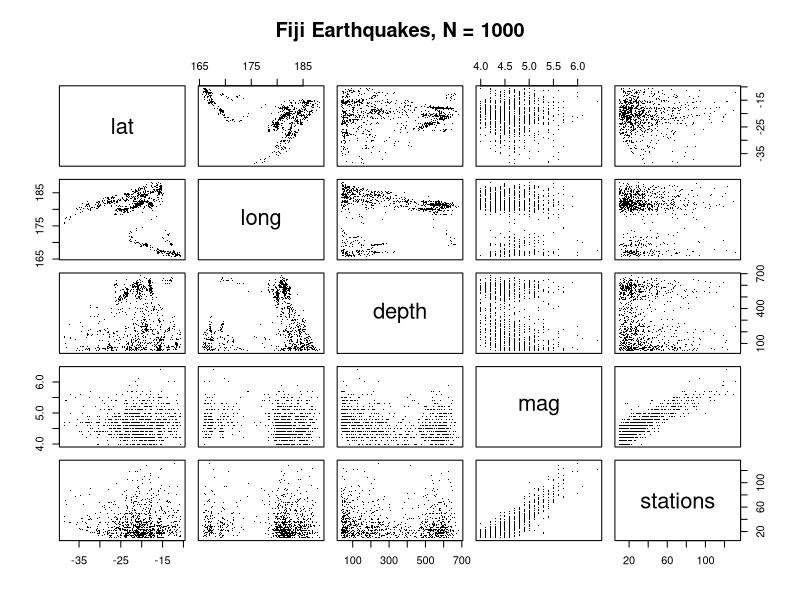
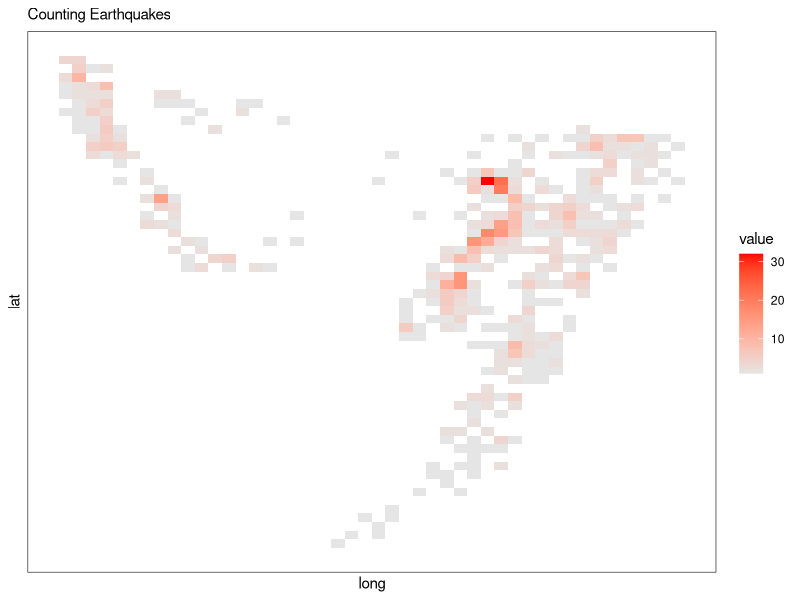

Write the R code that produced these figures, in order.
## Transform Data: crete grid-cells, as well as count events, average covariates and create
##                 nodes indicating neighbooring relationship...

data(quakes)
quakes
# A data frame with 1000 observations on 5 variables.
# 
# [,1]	lat	numeric	Latitude of event
# [,2]	long	numeric	Longitude
# [,3]	depth	numeric	Depth (km)
# [,4]	mag	numeric	Richter Magnitude
# [,5]	stations	numeric	Number of stations reporting

require(graphics)
pairs(quakes, main = "Fiji Earthquakes, N = 1000", cex.main = 1.2, pch = ".")

summary(quakes)

a = seq(-39, -10.5, by = 0.5)     # grid for latitude
b = seq(165.5, 188.5 , by = 0.5)  # grid for longitude
 
n_a = length(a)     # number of latitude grid
n_b = length(b)     # number of longitude grid

N = n_a * n_b   # number of nodes

Y = matrix(0,n_a, n_b) # matrix with counts of earthquakes
Xd = Y                 # matrix with sum of depths for giving region (i,j)
Xm = Y                 # matrix with sum of magnitudes for giving region (i,j)
Xs = Y                 # matrix with sum of stations for giving region (i,j)
#y = array(0, N)       # array with counts of earthquakes

for (i in 1:(n_a-1)) {
  for (j in 1:(n_b-1)) {
    for (k in 1:1000) {
      if (quakes$lat[k]>=a[i] & quakes$lat[k]<a[i+1] & quakes$long[k]>=b[j] & quakes$long[k]<b[j+1]) {
        Y[i,j] = Y[i,j] + 1
        Xd[i,j] = Xd[i,j] + quakes$depth[k]
        Xm[i,j] = Xm[i,j] + quakes$mag[k]
        Xs[i,j] = Xs[i,j] + quakes$stations[k]
      }
    }
  }
}

y = as.vector(t(Y))           # array with counts of earthquakes
xd = as.vector(t(Xd))         # array with sum of depths by region i,j
xm = as.vector(t(Xm))         # array with sum of magnitudes by region i,j
xs = as.vector(t(Xs))         # array with sum of stations by region i,j

# Now I do the "average" of those quantities, and take logarithms in depths and station
# to retain variables in the same scale...

for (kk in 1:N) {
  if ( y[kk] > 0) {
    xd[kk] = log(xd[kk]/y[kk]) # = xd[k]/y[k] Without scalling!
    xm[kk] = xm[kk]/y[kk]
    xs[kk] = log(xs[kk]/y[kk]) # = xs[k]/y[k] Without scalling!
  }
}

# The "design matrix" 
x = cbind(y, xd, xm, xs)

# Check the counts with ggplot: NOTE: still need to change axis values!

library(ggplot2)
library(reshape2)
try_Y = melt(Y)

try_Y<-try_Y[try_Y$value!=0,]

ggplot(try_Y, aes(x = Var2, y = Var1)) + 
  geom_raster(aes(fill=value)) + 
  scale_fill_gradient(low="grey90", high="red") +
  labs(x="long", y="lat", title="Counting Earthquakes") +
  theme_bw() + theme(axis.text.x=element_text(size=9, angle=0, vjust=0.3),
                     axis.text.y=element_text(size=9),
                     plot.title=element_text(size=11)) + 
                     scale_y_continuous(breaks=NULL) + scale_x_continuous(breaks=NULL)

# Constructing Nodes/Edges to denote neighbors: I'll asume as neighborhood all 8 blocks around.

MM = t(matrix(1:N, n_b, n_a)) # array of indices

# function to find the 8 neighbors values for a given entry (i,j) of matrix m:
# took it from: https://stackoverflow.com/questions/36073795/get-neighbors-function-in-r

get.nbhd <- function(m, i, j) {
  # get indices
  #idx <- matrix(c(i-1, i+1, i, i, i+1, i-1, i+1, i-1, j, j, j+1, j-1, j+1, j-1, j-1, j+1), ncol = 2)
  idx <- matrix(c(i-1, i-1, i-1, i, i, i+1, i+1, i+1, j-1, j, j+1, j-1, j+1, j-1, j, j+1), ncol = 2)
  # set out of bound indices to 0
  idx[idx[, 1] > nrow(m), 1] <- 0
  idx[idx[, 2] > ncol(m), 2] <- 0
  return (m[idx])
}

node1 = vector()
node2 = vector()

for (ind_a in 1:n_a) {
  for (ind_b in 1:n_b) {
    temp2 = get.nbhd(MM, ind_a, ind_b)
    temp1 = array(MM[ind_a, ind_b], length(temp2))
    node1 = c(node1, temp1)
    node2 = c(node2, temp2)
  }
}

see.the.nodes = cbind(node1, node2)

N_edges = length(node1) 

# Let's save the data we'll need!
save(y, x, node1, node2, N, N_edges, file = "transf_quakes.RData")